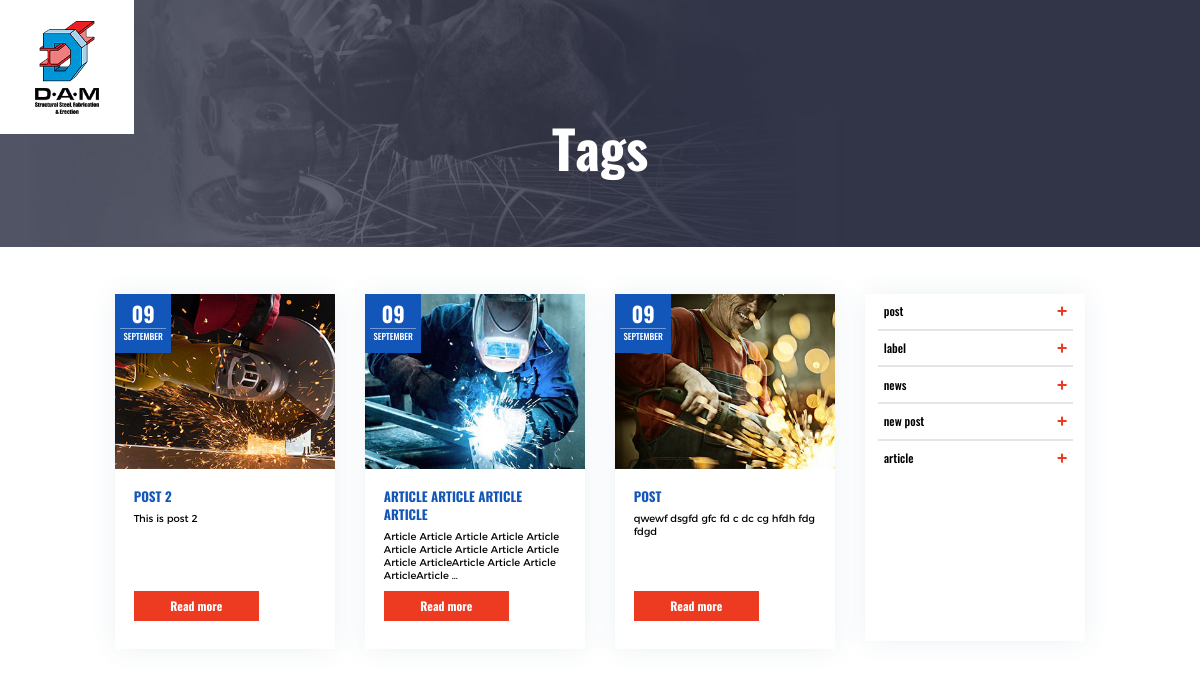
/tag/new-post/, run on the app's committed database.
### blog/models.py (models this page shows, shortened)
class Post(models.Model):
    author = models.ForeignKey(User, on_delete=models.CASCADE, related_name='blog_posts', default=0)
    title = models.CharField(max_length=150, db_index=True)
    image = models.ImageField(upload_to='products/%Y/%m/%d', blank=True)
    slug = models.SlugField(max_length=150, unique=True)
    text = models.TextField(blank=True, db_index=True)
    date_pub = models.DateTimeField(auto_now_add=True)
    date_create = models.DateTimeField(auto_created=True)
    date_update = models.DateTimeField(auto_now=True)
    tags = models.ManyToManyField('Tag', blank=True, related_name='posts')
    class Meta:
        ordering = ['-date_pub']
        index_together = (('id', 'slug'),)

class Tag(models.Model):
    name = models.CharField(max_length=100)
    slug = models.SlugField(max_length=100, unique=True)

### blog/views.py (the view)
# urls.py: path('tag/<str:slug>/', tags, name='tags')
def tags(request, slug):
    tag = Tag.objects.get(slug__iexact=slug)
    tags = Tag.objects.all()
    posts = tag.posts.all()
    paginator = Paginator(posts, 10)
    page_namber = request.GET.get('page', 1)
    page = paginator.get_page(page_namber)
    context = {'tag': tag,
                'posts': page,
                'tags': tags
    }
    return render(request, 'blog/tags.html', context=context)

### blog/templates/blog/tags.html (shortened to what this page needs)
{% extends "base.html" %}
{% load static %}
{% block content %}
<main>
    <section class="banner-page">
        <h1>Tags</h1>
    </section>
    <section class="blog-content">
        <div class="container">
            <div class="row">
                <div class="col-lg-9">
                    <div class="row">
                        {% for post in posts %}
                            {% include 'blog/includes/item.html' %}
                        {% endfor %}
                    </div>
                </div>
                <div class="col-lg-3">
                    {% include 'blog/includes/sidebar.html' %}
                </div>
            </div>
        </div>
    </section>
</main>
{% endblock %}

### blog/templates/blog/includes/item.html
<div class="col-md-4 col-sm-6 mb30">
    <div class="article">
        <p class="article-date">{{ post.date_pub|date:"d" }} <span>{{ post.date_pub|date:"F" }}</span></p>
        <div class="article-img">
            {% if post.image %}
                <img src="{{ post.image.url }}">
            {% else %}
                <img src="">
            {% endif %}
        </div>
        <div class="article-info">
            <h3 class="article-title"><a href="{% url 'post_detail' slug=post.slug %}">{{ post.title }}</a></h3>
            <p class="article-desc">{{ post.text|truncatewords:15 }}</p>
            <a href="{% url 'post_detail' slug=post.slug %}" class="btn btn__orange">Read more</a>
        </div>
    </div>
</div>

### blog/templates/blog/includes/sidebar.html
<div class="category-list-box">
    <ul class="list-category">
        {% for tag in tags %}
            <li><a href="{% url 'tags' slug=tag.slug %}">{{ tag.name }}<span class="active-icon"></span></a></li>
        {% endfor %}
    </ul>
</div>

### data on the page
Post: date_pub "09", date_pub "SEPTEMBER", image (picture), title "POST 2", text "This is post 2"
Post: date_pub "09", date_pub "SEPTEMBER", image (picture), title "ARTICLE ARTICLE ARTICLE ARTICLE", text "Article Article Article Article Article Article Article Article Article Article Article ArticleArticle Article Article ArticleArticle …"
Post: date_pub "09", date_pub "SEPTEMBER", image (picture), title "POST", text "qwewf dsgfd gfc fd c dc cg hfdh fdg fdgd"
Tag: name "post"
Tag: name "label"
Tag: name "news"
Tag: name "new post"
Tag: name "article"
